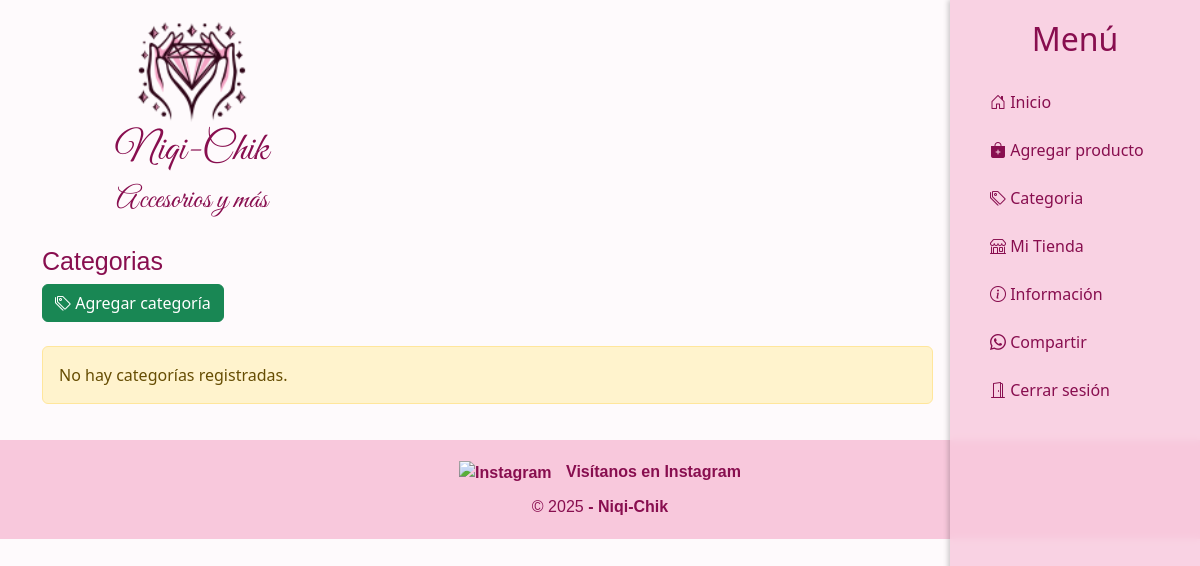
Before: /categoria/ (signed in) with the older database file.
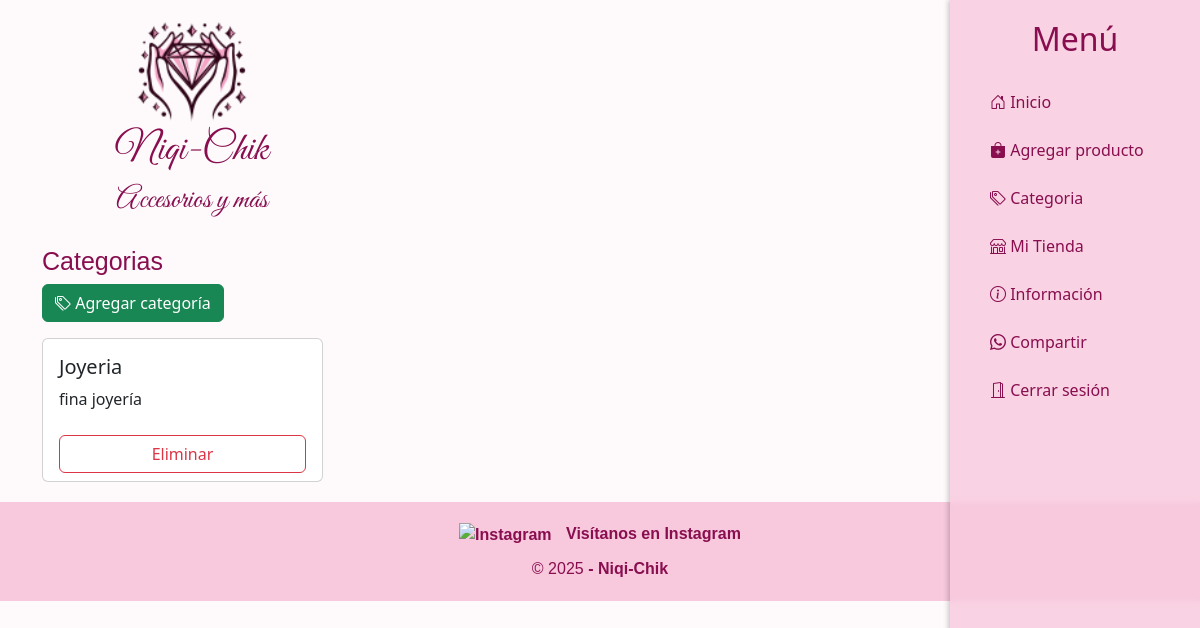
After: the same page with the newer database file.
### tienda/models.py (models this page shows, shortened)
class Categoria(models.Model):
    nombre = models.CharField(max_length=100, unique=True)
    descripcion = models.TextField(blank=True, null=True)

### tienda/views.py (the view)
# urls.py: path('categoria/', views.categoria, name='categoria'),
@login_required
def categoria(request):
    categoria = Categoria.objects.all()
    return render(request, 'tienda/categoria.html', {'categoria': categoria})

### tienda/templates/tienda/categoria.html (shortened to what this page needs)
{% include "tienda/Menu.html" %}
{% load static %}
{% load custom_filters %}
<div class="contenido">
<div class="container mt-12">
  <h1 class="titulo-scriptify2"> Categorias </h1>
    <div class="mb-3">
      <a class="btn btn-success" href="{% url 'agregar_categoria' %}">
        <i class="bi bi-tags"></i> Agregar categoría
      </a>
    </div>
    {% if categoria %}
      <div class="row row-cols-1 row-cols-md-2 row-cols-lg-3 g-4">
        {% for a in categoria %}
          <div class="col">
            <div class="card h-100">
              <div class="card-body">
                <h5 class="card-title">{{ a.nombre }}</h5>
                <p class="card-text">{{ a.descripcion|default:"(Sin descripción)" }}</p>
              </div>
              <div class="card-footer bg-transparent border-top-0">
                <form method="POST" action="{% url 'eliminar_categoria' a.id %}" onsubmit="return confirmarEliminacion();">
                  <button class="btn btn-outline-danger w-100">Eliminar</button>
                </form>
              </div>
            </div>
          </div>
        {% endfor %}
      </div>
    {% else %}
      <div class="alert alert-warning mt-4">
        No hay categorías registradas.
      </div>
    {% endif %}
  </div>
</div>
{% include "tienda/Footer.html" %}

### tienda/templates/tienda/Menu.html (shortened to what this page needs)
{% load static %}
<!DOCTYPE html>
<html lang="es">
<head>
  <link rel="stylesheet" href="https://cdn.jsdelivr.net/npm/bootstrap-icons@1.10.3/font/bootstrap-icons.css">
  <link href="https://cdn.jsdelivr.net/npm/bootstrap@5.3.0-alpha1/dist/css/bootstrap.min.css" rel="stylesheet">
  <link href="https://cdn.jsdelivr.net/npm/bootstrap@5.3.0/dist/css/bootstrap.min.css" rel="stylesheet">
</head>
<body>
  <nav>
  <div class="row">
    <div class="col-10 col-sm-6 col-md-4 mb-12">
      <h1 class="titulo-scriptify"><img src="../../../media/Productos/LogoSimple.png" alt="Logo Niqi-Chik" class="logo-img"><br>Niqi-Chik </h1>
      <h1 class="titulo-scriptifyMini"> Accesorios y más</h1>
      </div>
  </nav>
<div class="menu-derecho" id="menuDerecho">
  <h2>Menú</h2>
    <form method="POST" enctype="multipart/form-data">
    <a href="{% url 'home' %}"><i class="bi bi-house-door"></i> Inicio</a>
    {% if user.is_authenticated %}
    <a href="{% url 'agregar_producto' %}"><i class="bi bi-bag-plus-fill"></i> Agregar producto</a>
    <a href="{% url 'categoria' %}"><i class="bi bi-tags"></i> Categoria</a>
    <a href="{% url 'tienda' %}"><i class="bi bi-shop"></i> Mi Tienda</a>
    <a href="{% url 'dashboard' %}"><i class="bi bi-info-circle"></i> Información</a>
      <a href="https://api.whatsapp.com/send?text={{ '✨ ¡Llegaron nuevos productos! 👀 Échales un vistazo, están increíbles 😍 ' | add:'https://www.niqichik.com/'}}">
                <i class="bi bi-whatsapp fs-6"></i> Compartir
              </a>
    <a href="{% url 'logout' %}"><i class="bi bi-door-open"></i> Cerrar sesión</a>
    {% endif %}
    </form>
</div>
</body>
</html>

### tienda/templates/tienda/Footer.html (shortened to what this page needs)
<!DOCTYPE html>
<html lang="es">
<head>
</head>
<body>
  <footer>
    <a href="https://www.instagram.com/niqi_chik/" target="_blank" class="footer-link">
      <img src="https://cdn-icons-png.flaticon.com/512/2111/2111463.png" alt="Instagram" class="instagram-logo">
      Visítanos en Instagram
    </a>
    <div style="margin-top: 10px;">
  © 2025 <strong> -
    <a href="{% url 'home' %}" style="color: inherit; text-decoration: none;">Niqi-Chik</a>
  </strong>
</div>
  </footer>
</body>
</html>

### tienda/templates/tienda/Menu.html (style rules this page uses)
* { box-sizing: border-box; }
body { margin: 0; font-family: Arial, sans-serif; background-color: #fefafc !important; }
.contenido { padding: 20px 5px; transition: margin-right 0.3s; }
@media (min-width: 768px) { .contenido { margin-right: 250px; padding-left: 30px; } }
.menu-derecho { height: 100vh; width: 250px; position: fixed; top: 0; right: -250px; background-color: rgba(248, 200, 220, 0.8); color: #880e4f; padding: 20px; transition: right 0.3s; box-shadow: -2px 0 5px rgba(0, 0, 0, 0.2); z-index: 1000; backdrop-filter: blur(3px); }
.menu-derecho h2 { text-align: center; margin-bottom: 20px; color: #880e4f; }
.menu-derecho a { display: block; padding: 12px 20px; color: #880e4f; text-decoration: none; transition: background 0.3s; border-radius: 5px; }
@media (min-width: 768px) { .menu-derecho { right: 0; } }
.titulo-scriptify { font-family: 'Great Vibes', cursive; font-size: 40px; color: #880e4f; text-align: center; margin-top: 12px; }
.titulo-scriptifyMini { font-family: 'Great Vibes', cursive; font-size: 30px; color: #880e4f; text-align: center; margin-top: 0px; }
.titulo-scriptify2 { font-family: Arial, sans-serif; font-size: 25px; color: #880e4f; text-align: left; margin-top: 0px; }

### tienda/templates/tienda/Footer.html (style rules this page uses)
body { background-color: white; margin: 0; }
footer { background-color: #f8c8dc; padding: 20px; text-align: center; font-family: Arial, sans-serif; color: #880e4f; }
.instagram-logo { width: 30px; height: 30px; vertical-align: middle; margin-right: 10px; }
.footer-link { color: #880e4f; text-decoration: none; font-weight: bold; }

Changed rows visible on the page:
added Categoria: nombre "Joyeria", descripcion "fina joyería"
Other visible differences:
text no longer shown: "No hay categorías registradas."
